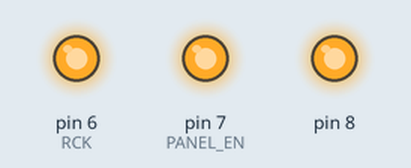
Simulated run of this sketch. Board: Arduino Uno, built with avr-gcc and run on an emulated ATmega328P. Shown: output pins drawn as LEDs (lit = HIGH). Pins used as bus, display or sensor lines are not drawn.

Above: at 0.1 s.
Timing chart, 0 to 1.6 s (numbered marks = the images above):
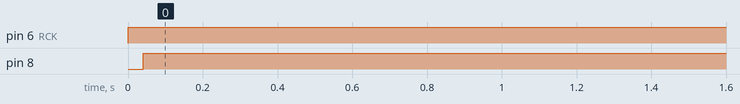

The sketch:

LoadMatrixLEDwithGT20L16J1Y.ino
```cpp
#include <SPI.h>
#include "libMatrix.h"
#include "libGT20L16J1Y.h"
#include "SJIS.h"

#define KROM_SS 8
#define PANEL_EN 7
#define RCK 6
#define SCK 13
#define MOSI 11
#define MISO 12

CGT20L GT20L; //漢字ROM

void setup(){
  pinMode(PANEL_EN, OUTPUT);
  pinMode(RCK, OUTPUT);
  digitalWrite(PANEL_EN, HIGH);

/*  //漢字ROMのinitでやる
  SPI.begin();
  SPI.setBitOrder(MSBFIRST);
  SPI.setClockDivider(SPI_CLOCK_DIV64);
  SPI.setDataMode(SPI_MODE0);
*/

  GT20L.init(SCK, MOSI, MISO, KROM_SS);
  setData();  //SJIS文字を読み込む

  Serial.begin(115200);
}


void view(uint16_t tmp[]){
     digitalWrite(RCK, LOW);

    for(int i=15; 0<=i; i--){
      SPI.transfer((tmp[i] >> 8 ));    //GU
      SPI.transfer((tmp[i] & 0xFF));    //GU
    }
    digitalWrite(RCK, HIGH);
}

void loop(){
  uint16_t vBuf[32];
  uint16_t buf[16];
  uint8_t  tmp[32];
  int strPos = 1;
  int cSize=0;
  int vBufCapa = 0;


  uint8_t *sendData = message1;
  GT20L.setStrings(sendData);
  memset(vBuf, 0, sizeof(vBuf));


while(1){

SCAN:
  while(vBufCapa <= 32){
    cSize = GT20L.getMatrixData(tmp, strPos++);
    if(cSize == 0){ strPos=1; goto SCAN;}
    convertMatrix(buf, tmp, cSize);
    memcpy(&vBuf[vBufCapa/2], buf, cSize);
    vBufCapa += cSize;
  }

//  viewBuf(vBuf);  // Debug
  view(vBuf);
  scroll(vBuf, &vBufCapa);

  delay(100);
  }
}

// for Debug
void viewBuf(const uint16_t *buf){
  char tmp[17];
  Serial.println("---------- vBuf ------------");
  for(int i=0; i<32; i++){
    sprintBin(tmp, buf[i]);
    Serial.println(tmp);
    if(i==16)Serial.println("----------------");
  }
}

// for Debug
void sprintBin(char *res, uint16_t comp){
  for(int i=0; i<16; i++){
    if((comp >> i) & 0x0001){
      res[i] = '8';
    }else{
      res[i] = ' ';
    }
  }
  res[16] = NULL;
}


// スクロールする
void scroll(uint16_t *vBuf, int *vBufCapa){
  for(int i=0; i<31; i++){
    vBuf[i]   = vBuf[i+1];
  }
  *vBufCapa -= 2;
}

// データと表示を一致させる
void convertMatrix(uint16_t tmp1[],  uint8_t tmp[], int charSize){
  switch(charSize){
    case 16:
      for(int i=0; i<8; i++){
        tmp1[i] = (tmp[i+8] << 8) + tmp[i];
      }
      break;
    case 32:
      for(int i=0; i<16 ;i++){
        tmp1[i] = (tmp[i+16] << 8) + tmp[i];
      }
      break;
    default :
    break;
  }
}


//コピーする
void copyView(const unsigned int input[], unsigned int output[]){
  for(int i=0; i<16; i++){
    output[i] = input[i];
  }
}

//表示を正しい向きに回転させる(Red)
void lotateView(const unsigned int input[], unsigned int tmp[]){

  for(int x=0; x<16; x++){
    for(int y=0; y<16; y++){
      tmp[x] = (tmp[x]<<1) | ((input[y]>>(16-x ))  &0x01);
    }
  }
}

//色を反転させる
void revCont(unsigned int tmp[]){
  for(int i=0; i<16; i++){
    tmp[i] = tmp[i] ^ 0xFFFF;
  }
}

//右にずらす
void sift(int sift, unsigned int tmp[], const unsigned int a[], const unsigned int b[]){

  for(int i=0; i<16; i++){
    if(i+sift < 16) tmp[i] = a[i+sift];
    else tmp[i] = b[ i+sift -16];
  }
}
```

SJIS.h
```cpp
#include <Arduino.h>

uint8_t* message[5];
uint8_t  message1[150];
uint8_t  message2[50];
//uint8_t  message3[50];
//uint8_t  message4[50];
void setData(){
 message[0] = message1;
 message[1] = message2;
// message[2] = message3;
 //message[3] = message4;
 sprintf((char*)message1, "NT ¼ Ã ®    r  4F Å J Ã  !! NT ¼ Ã ®  ± Ì ¹ ð i ñ Å G   x [ ^ [ Å4F!  j R j R Z p    N É ê x Ì C x   g J Ã  !! ");
 //sprintf((char*)message3, "Arduino");
 //sprintf((char*)message4, " G ¦ G ¦ L    !!");
  message2[0] = 0x82;
  message2[1] = 0xA0;
  message2[2] = 0x82;
  message2[3] = 0xA2;
  message2[4] = 0x82;
  message2[5] = 0xA4;
  message2[6] = 0x00;
}
```

libGT20L16J1Y.cpp
```cpp
#include "libGT20L16J1Y.h"
#include <SPI.h>

#define GT20L16ADDRESS 0x03

#define DEBUGA

#ifdef DEBUG
#define debug(...) {Serial.println(__VA_ARGS__);}
#define debugL(...) {Serial.println( __func__); Serial.println( __LINE__); Serial.println(__VA_ARGS__);}
#else
#define debug
#endif


CGT20L::CGT20L(){
}

void CGT20L::init(int CLK, int MOSI, int MISO, int SS){
  m_CLK  = CLK;
  m_MOSI = MOSI;
  m_MISO = MISO;
  m_SS   = SS;

  pinMode (m_SS, OUTPUT);
  SPI.begin ();
  SPI.setBitOrder(MSBFIRST);
  SPI.setDataMode(0);
  SPI.setClockDivider(SPI_CLOCK_DIV2);
}

// 漢字ROMと通信する
void CGT20L::getData(uint32_t Addr, uint8_t returndata[], uint8_t bytes){
//  Serial.print("Address = "); Serial.println(Addr, HEX);
  digitalWrite(m_SS, LOW);  //通信開始

  // 漢字ROMにデータを送信
  SPI.transfer(GT20L16ADDRESS);
  SPI.transfer(Addr >> 16  & 0xff);
  SPI.transfer(Addr >> 8   & 0xff);
  SPI.transfer(Addr        & 0xff);

  // 漢字ROMからデータを受信
  for (int i = 0; i < bytes; i++){
    returndata[i] = SPI.transfer(0x00);
  }
  digitalWrite(m_SS, HIGH); //通信終了
}


// 1byteのSJISを取り出す
void CGT20L::getSJIS1byte(uint8_t code, uint8_t tmp[]){
  uint32_t address = 0;

  address = readFontASCII(code);  //ASCIIコードから漢字ROMのアドレスを引く
  getData(address, tmp, 16);        //漢字ROMからバイナリを取得

#ifdef DEBUG
  Serial.println("---start---");
  for(int i=0; i<16; i++){
    Serial.println(tmp[i], BIN);
  }
  Serial.println("---end---");
#endif

}

// 2byteのSJISを取り出す
//showSJIS2byte(SJIS文字コード)
void CGT20L::getSJIS2byte(unsigned short code, uint8_t tmp[]){
  uint32_t addr = 0;

  if(code == 0x828F){
    memcpy(tmp, matrixdata32_o, sizeof(matrixdata32_o));
    debug("kotti kita0- ");
  }else{
    uint8_t c1, c2;
    convertJIS(code, &c1, &c2);

    // 読み出し
    addr = readFontJIS(c1, c2);
    getData(addr, tmp, 32);
  }

#ifdef DEBUG
  Serial.println("---start---");
  for(int i=0; i<16; i++){
    Serial.println(tmp[i], BIN);
    Serial.println(tmp[i+16], BIN);
  }
  Serial.println("---end---");
#endif DEBUG
}

void CGT20L::setStrings(uint8_t *str){
  m_strings = str;
}

void CGT20L::copyMatrix16(const uint8_t *tmp, int bytes){
   memcpy(matrixdata16, tmp, bytes);
}

void CGT20L::copyMatrix32(const uint8_t *tmp, int bytes){
   memcpy(matrixdata32, tmp, bytes);
}

// 欲しい文字を取り出す
int CGT20L::getMatrixData(uint8_t *data, int num){
  int j=0;
  for(int i=0; m_strings[i]!=NULL; i++){
    j++;
    if(j == num){ // 欲しい文字だったので取り出す
        if ( (m_strings[i] < 0x80) || ((0xA0 < m_strings[i]) && (m_strings[i] <= 0xdF)) ) {
        getSJIS1byte(m_strings[i], data);
#ifdef DEBUG
     copyMatrix16(data, sizeof(matrixdata16)); //表示するため
     showDotsToSerial16();                     //表示する
#endif
        return 16;
      } else {
        uint16_t code =  ((m_strings[i] << 8) + m_strings[++i]);
        uint8_t tmp[32];
        getSJIS2byte(code, data);
#ifdef DEBUG
     copyMatrix32(data, sizeof(matrixdata32)); //表示するため
     showDotsToSerial32();                     //表示する
#endif
        return 32;
      }
    }

    // 欲しい文字じゃなかったら飛ばす
    if ( (m_strings[i] < 0x80) || ((0xA0 < m_strings[i]) && (m_strings[i] <= 0xdF)) ) { } else i++;
  }
  return 0;
}

// SJIS->JISx0208変換をする
void CGT20L::convertJIS(unsigned short code, uint8_t *c1, uint8_t *c2){
    debug("SJIS, 0x"); debug(code, HEX); debug("\t");
    *c1 = ((code & 0xff00) >> 8);
    *c2 = (code & 0xFF);
    if (*c1 >= 0xe0){
      *c1 = *c1 - 0x40;
    }
    if (*c2 >= 0x80){
      *c2 = *c2 - 1;
    }
    if (*c2 >= 0x9e){
      *c1 = (*c1 - 0x70) * 2;
      *c2 = *c2 - 0x7d;
    } else {
      *c1 = ((*c1 - 0x70) * 2) - 1;
      *c2 = *c2 - 0x1f;
    }
}

// 漢字ROM表との位置合わせ
//readFontJIS(JIS上位8bit,JIS下位8bit);
uint32_t CGT20L::readFontJIS(uint8_t c1, uint8_t c2)
{
  // jisx変換後の表示
//  Serial.print("jisx up8 = 0x"); Serial.print(c1, HEX); Serial.print("\t");
//  Serial.print("jisx down8 = 0x"); Serial.print(c2, HEX); Serial.print("\t");
  // jisxの区点を求める
  uint32_t MSB = c1 - 0x20;//区
  uint32_t LSB = c2 - 0x20;//点
  // JISの句点番号で分類
  uint32_t Address = 0;
//  Serial.print("MSB = d"); Serial.print(MSB, DEC); Serial.print("\t");
//  Serial.print("LSB = d"); Serial.print(LSB, DEC); Serial.print("\t");
  // 各種記号・英数字・かな(一部機種依存につき注意,㍍などWindowsと互換性なし)
  if (MSB >= 1 && MSB <= 15 && LSB >= 1 && LSB <= 94){
    Address = ( (MSB - 1) * 94 + (LSB - 1)) * 32;
  }
  // 第一水準
  if (MSB >= 16 && MSB <= 47 && LSB >= 1 && LSB <= 94){
    Address = ( (MSB - 16) * 94 + (LSB - 1)) * 32 + 43584;
  }
  // 第二水準
  if (MSB >= 48 && MSB <= 84 && LSB >= 1 && LSB <= 94){
    Address = ((MSB - 48) * 94 + (LSB - 1)) * 32 + 138464;
  }
  //
  // GT20L16J1Y内部では1区と同等の内容が収録されている
  if (MSB == 85 && LSB >= 0x01 && LSB <= 94){
    Address = ((MSB - 85) * 94 + (LSB - 1)) * 32 + 246944;
  }
  // GT20L16J1Y内部では2区、3区と同等の内容が収録されている
  if (MSB >= 88 && MSB <= 89 && LSB >= 1 && LSB <= 94){
    Address = ((MSB - 88) * 94 + (LSB - 1)) * 32 + 249952;
  }

  return Address;

}//spireadfont


// 漢字ROMとやりとり
//readFontASCII(ASCIIコード);
uint32_t CGT20L::readFontASCII(uint8_t asciiCode){
//  Serial.print("ASCII,0x");Serial.print(asciiCode, HEX);
  uint32_t Address = 0;
  // ASCII文字
  if (asciiCode >= 0x20 && asciiCode <= 0x7F){
    Address = ( asciiCode - 0x20) * 16 + 255968;
  }
  return Address;
}

// シリアルモニタへ16*16のデータを表示する
void CGT20L::showDotsToSerial32(){
  // 上半分
  for (int i = 0; i < 8; i++){
    for (int b = 0; b < 16; b++){
      char byteDigit = (1 << i);
      if (matrixdata32[b] & byteDigit){
        Serial.write("XX");
      } else {
        Serial.write("--");
      }
    }
    Serial.println();
  }
  // 下半分
  for (int i = 0; i < 8; i++){
    for (int b = 16; b < 32 ; b++){
      char byteDigit = (1 << i);
      if (matrixdata32[b] & byteDigit){
        Serial.write("XX");
      } else {
        Serial.write("--");
      }
    }
    Serial.println();
  }
  Serial.println();
}//sendDataToSerial16


// シリアルモニタへ16*8のデータを表示する
void CGT20L::showDotsToSerial16(){
  // 上半分
  for (int i = 0; i < 8; i++){
    for (int b = 0; b < 8; b++){
      char byteDigit = (1 << i);
      if (matrixdata16[b] & byteDigit){
        Serial.write("XX");
      } else {
        Serial.write("--");
      }
    }
    Serial.println();
  }
  // 下半分
  for (int i = 0; i < 8; i++){
    for (int b = 8; b < 16; b++){
      char byteDigit = (1 << i);
      if (matrixdata16[b] & byteDigit){
        Serial.write("XX");
      } else {
        Serial.write("--");
      }
    }
    Serial.println();
  }
  Serial.println();
}//sendDataToSerial32
```

libGT20L16J1Y.h
```cpp
/***********
***********/

#ifndef _libGT20L_
#define _libGT20L_

#include <Arduino.h>


class CGT20L{
private:
  uint8_t matrixdata32[32]; //16×16用表示データ
  uint8_t matrixdata16[16]; //16×8用表示データ
  uint8_t m_SS;
  uint8_t m_MISO;
  uint8_t m_MOSI;
  uint8_t m_CLK;
  uint8_t *m_strings;

  // アドレス 0x828F:全角小文字o は大きさと位置が違うため自前で用意
  // アドレス 0x3FCD0: サンセリフ半角小文字oを利用するのも、大きさが1dot大きいので同上
  const unsigned char matrixdata32_o[32] = {
    B00000000,
    B00000000,
    B00000000,
    B00000000,
    B11000000,
    B00100000,
    B00010000,
    B00010000,
    B00010000,
    B00100000,
    B11000000,
    B00000000,
    B00000000,
    B00000000,
    B00000000,
    B00000000,
    B00000000,
    B00000000,
    B00000000,
    B00000000,
    B00000011,
    B00000100,
    B00001000,
    B00001000,
    B00001000,
    B00000100,
    B00000011,
    B00000000,
    B00000000,
    B00000000,
    B00000000,
    B00000000,
  };
public:


private:
public:
  CGT20L();
  void init(int CLK, int MOSI, int MISO, int SS);

  void getSJIS1byte(uint8_t code, uint8_t tmp[]);
  void getSJIS2byte(unsigned short code, uint8_t tmp[]);
  void getData(uint32_t Addr, uint8_t returndata[], uint8_t bytes);
  void convertJIS(unsigned short code, uint8_t *c1, uint8_t *c2);
  void spiSendData(uint32_t Addr);
  void copyMatrix16(const uint8_t *tmp, int bytes);
  void copyMatrix32(const uint8_t *tmp, int bytes);
  void setStrings(uint8_t *str);
  int getMatrixData(uint8_t *data, int num);

/*1byteのSJISを表示する*/
/*2byteのSJISを表示する*/
/*漢字ROMとやりとり*/
uint32_t readFontJIS(uint8_t c1, uint8_t c2);
/*漢字ROMとやりとり*/
uint32_t readFontASCII(uint8_t asciiCode);
/*シリアルモニタへ16*16のデータを表示する*/
void showDotsToSerial32();
/*シリアルモニタへ16*8のデータを表示する*/
void showDotsToSerial16();

};

#endif
```

libMatrix.cpp
```cpp
#include "libMatrix.h"
#include <SPI.h>

Cmatrix::Cmatrix(){
  bitSet(TIMSK2, TOIE2);

  SPI.begin();
  SPI.setBitOrder(MSBFIRST);
  SPI.setClockDivider(SPI_CLOCK_DIV2);
  SPI.setDataMode(SPI_MODE0);

  m_speed = 0;
}

void Cmatrix::init(int RCK, int kido, int ViewLength){
  setRCK(RCK);
  setBlight(kido);
  setViewLength(ViewLength);
}

void Cmatrix::setRCK(int RCK){
  m_RCK = RCK;
}

void Cmatrix::setBlight(int kido){
  m_kido = kido;
}

void Cmatrix::setScrollSpeed(int scrollSpeed){
  m_speed = scrollSpeed;
}

void Cmatrix::setViewLength(int ViewLength){
  m_ViewLength = ViewLength-1;
}

void Cmatrix::setChar(char *input){
  int i=0;
  memset(m_str, 0, __LEN * 2);
  for(; i<__LEN -1 && input[i]!=NULL; i++){
    m_str[i] = ascii[ input[i] - ' '+1];    //変な文字が来た時対策をしてない
  }
  m_str[i] = 0x8000;
}

void Cmatrix::showStop(){
  for(int i=0; i<m_ViewLength +1; i++){
    m_view[m_ViewLength - i] = m_str[i];  //文字が少ない時にバグるんじゃないかな
  }
  m_speed = 0;
}

void Cmatrix::scroll(){
  static int scroll;
  for(int i=0; i<m_ViewLength +1; i++){

    //スクロールするときは桁数分ずらして空白からスタートする｡
    if(i + scroll < m_ViewLength){
      //空白を入れる
      m_view[m_ViewLength - i] = 0x00;
    }else{
      //文字をスクロール用にセットする
      m_view[m_ViewLength - i] = m_str[i+scroll-m_ViewLength];  //文字が少ない時にバグるんじゃないかな

      //全部通り過ぎたところと 0x8000(表示用終端文字)を比較して一致したらスクロールをリセット
//      if(m_str[i+scroll-m_ViewLength-m_ViewLength] == 0x8000) scroll=-m_ViewLength-1;
      if(m_str[i+scroll-m_ViewLength-m_ViewLength] == 0x8000) scroll=-m_ViewLength;
    }
  }
  scroll++;
}

void Cmatrix::putnum(){
}

void Cmatrix::cls(){
}

uint16_t cycleX[8] = {0x1000, 0x2000, 0x0400, 0x0002, 0x0004, 0x0008, 0x0010, 0x0800 };
uint16_t cycleO[6] = {0x0200, 0x4000, 0x0001, 0x0020, 0x0080, 0x0100 };

//割り込みルーチン
void Cmatrix::update(){
  static uint8_t row;
  static int count;

    digitalWrite(m_RCK, LOW);

    SPI.transfer((0xFF & ~(1<<row)) );
//    SPI.transfer(m_kido << 4 | (0x0F & ~(1<<row)) );

    SPI.transfer(m_view[row] >> 8 & 0xFF );
    SPI.transfer(m_view[row] & 0xFF);

    digitalWrite(m_RCK, HIGH);

    if(m_speed){
      if(m_speed < count){
        scroll();
        count = 0;
      }
      count++;
    }

    row++;
//    row &=0x03;  //4桁
    row &=0x07;  //8桁
}


Cmatrix LEDmatrix;


//タイマオーバーフロー割り込みを設定
ISR(TIMER2_OVF_vect){
//  LEDmatrix.update();
}
```

libMatrix.h
```cpp
/***********
***********/

#ifndef _libMatrix_
#define _libMatrix_

#include <Arduino.h>

//#define sign_  0x
// 0x8000 表示用終端文字


#define __LEN 100

class Cmatrix{
private:
public:
  uint16_t m_view[8];
  uint16_t m_str[__LEN];
  static const uint16_t ascii[];
  int m_RCK;
  int m_kido;
  int m_ViewLength;
  int m_speed;


public:
  Cmatrix();
  void init(int RCK, int kido, int ViewLength);
  void update();
  void setChar(char *);
  void putnum();
  void cls();
  void showStop();
  void scroll();
  void setRCK(int RCK);
  void setBlight(int kido);
  void setViewLength(int ViewLength);
  void setScrollSpeed(int scrollSpeed);
  void showCycleX();
  void showCycleO();

};

extern Cmatrix LEDmatrix;

#endif
```

Measured:
- by itself, pin 6 (RCK): LOW → HIGH at 0.00 s
- by itself, pin 8: LOW → HIGH at 0.04 s
